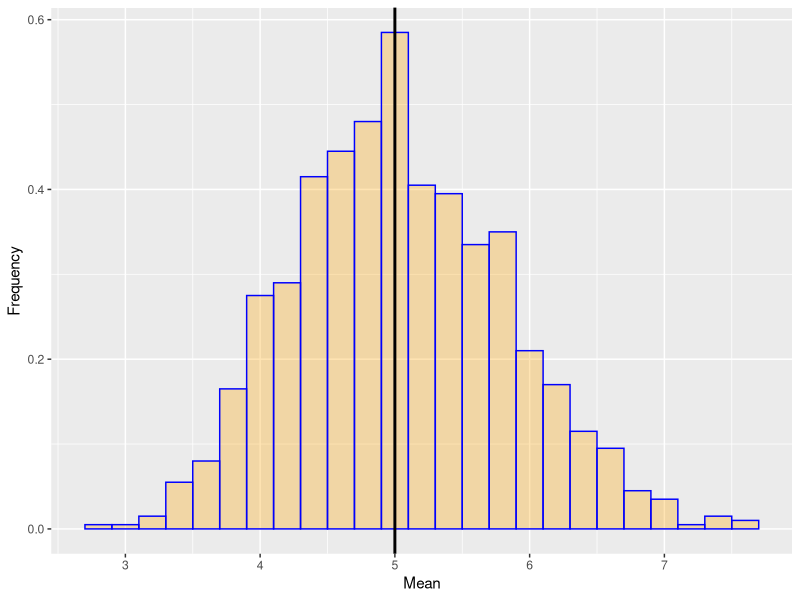

Recreate this plot in R.
## ---- chunk 1
library(ggplot2)
## ---- chunk 2
lambda <- 0.2
n <- 40 # size
simulation <- 1000 # number of simulations
data <- replicate(simulation, mean(rexp(n, lambda)))
## ---- chunk 3
tmean <- 1/lambda
tvar <- 1/(lambda^2*n)
tsd <- (1/lambda)/sqrt(n)
## ---- chunk 4
smean <- mean(data) # Mean
svar <- var(data)
smedian <- median(data) # Median
ssd <- sd(data) # Standard Deviation
## ---- chunk 5
smean # Simulated Mean
tmean # Theoretical Mean
## ---- chunk 6
svar # Simulated value
tvar # Theoretical value
## ---- chunk 7
data2 <- data.frame(data)
hist <- ggplot(data2, aes(x = data)) 
hist <- hist + geom_histogram(aes(y = ..density..), colour = "blue",
fill = "orange", alpha = .3,binwidth=.2)
hist <- hist + stat_function(fun = "dnorm", args = list(mean = tmean, sd = tsd))
hist <- hist + geom_vline(xintercept=tmean,size=1)
hist <- hist + xlab("Mean")+ylab("Frequency")
hist
